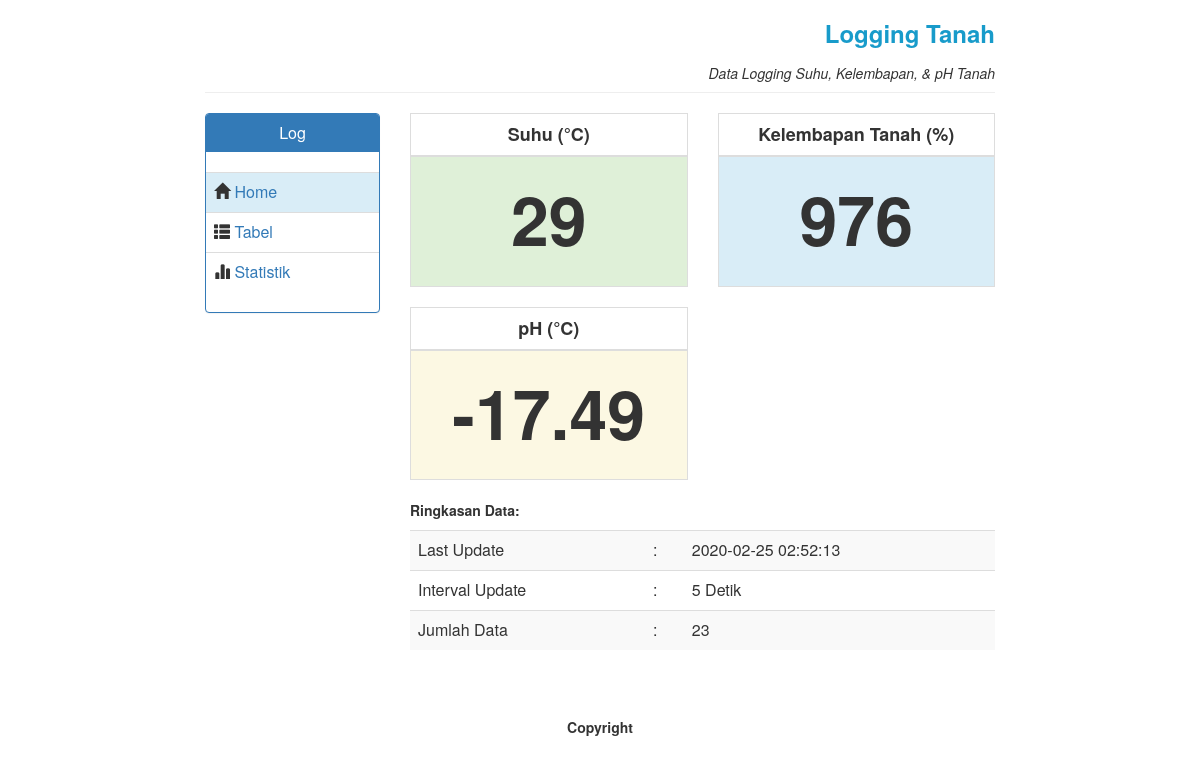
The page /simon-server/tanah/index.php on the database as committed earlier.
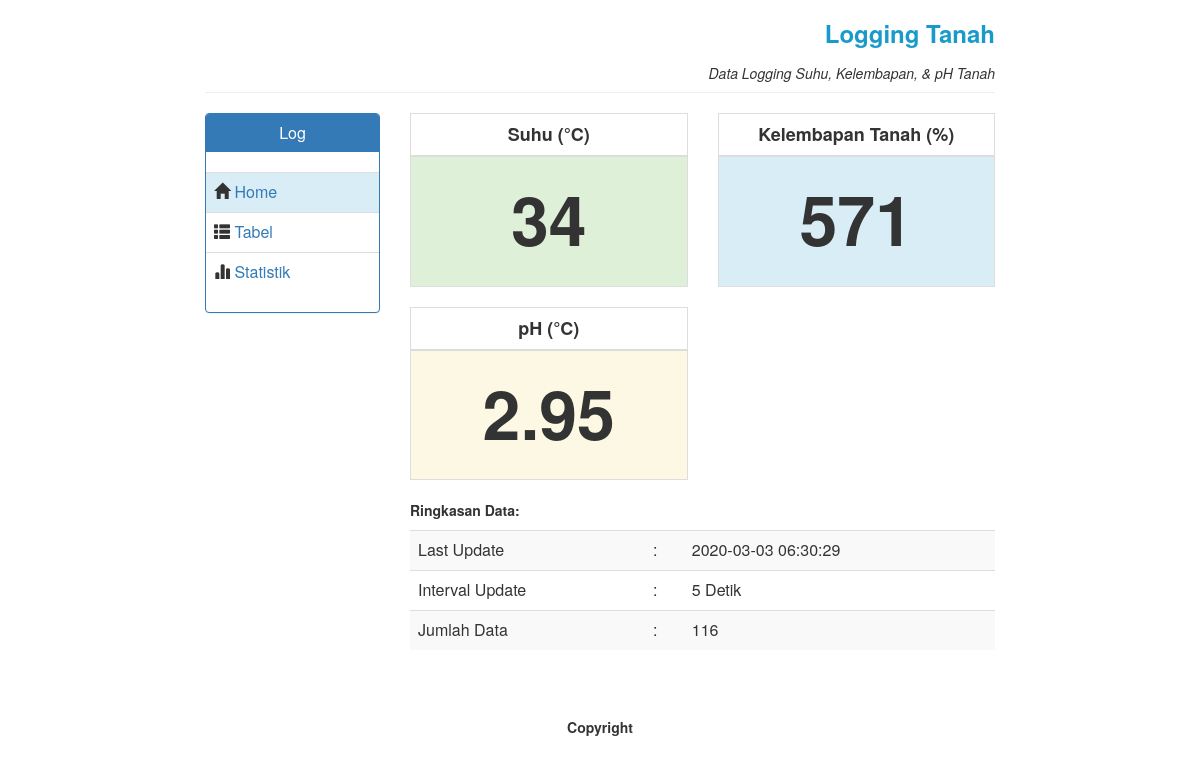
The same page on the database as committed later.
### tables this page shows
CREATE TABLE `tanah` (
  `id` bigint(20) NOT NULL,
  `suhu` float DEFAULT NULL,
  `kelembapan_tanah` float DEFAULT NULL,
  `kelembapan_udara` float DEFAULT NULL,
  `ph` float DEFAULT NULL,
  `waktu` timestamp NULL DEFAULT CURRENT_TIMESTAMP ON UPDATE CURRENT_TIMESTAMP
);

### simon-server/lib/tanah.php (called while the page is built, shortened)
<?php
include_once (__DIR__ . "/DB.php");
class Sensor{
    private $table_name='tanah';
    private $db = null;
    function __construct(){
        if ($this->db ==  null){
            $conn = new DB();
            $this->db = $conn->db;
        }
    }
    function getAll(){
        $kueri = "SELECT * FROM ".$this->table_name." ORDER BY waktu";
        $hasil = $this->db->query($kueri) or die ("Error ".$this->db->connect_error);
        $data = array();
        while ($row = $hasil->fetch_assoc()){
            $data[]=$row;
        }
        return array("data"=>$data);
    }
    function getAllFilter(){
        $kueri = "SELECT * FROM ".$this->table_name." ORDER BY waktu DESC LIMIT 1";
        $hasil = $this->db->query($kueri) or die ("Error ".$this->db->connect_error);
        $data = array();
        while ($row = $hasil->fetch_assoc()){
            $data[]=$row;
        }
        return array("data"=>$data);
    }
    function getnData(){
                $kueri = "SELECT COUNT(*) AS jumlah FROM ".$this->table_name."";
                $hasil = $this->db->query($kueri) or die ("Error ".$this->db->connect_error);
                $data = array();
                while ($row = $hasil->fetch_assoc()){
                    $data[]=$row;
                }
                return array("data"=>$data);
    }
}

### simon-server/lib/DB.php (called while the page is built, shortened)
<?php
class DB {
    private $host  = DB_HOST;
    private $user  = DB_USER;
    private $passwd = DB_PASSWORD;
    private $dbname    = DB_NAME;
    public $db = null;
    function __construct(){
        if ($this->db == null) {
            $conn = new mysqli($this->host,
            $this->user,
            $this->passwd,
            $this->dbname);
            if ($conn->connect_error){
                die ("Gagal melakukan koneksi
                ke MYSQL".$conn->connect_error);
            } else {
                $this->db = $conn;
            }
        }
    }
}

### simon-server/tanah/index.php (the view, shortened to what this page needs)
<?php
include_once(__DIR__."/../lib/tanah.php");
$sensor = new Sensor();
$getAll=$sensor->getAll();
$getFilter=$sensor->getAllFilter();
$resultFilter = isset($getFilter['data']) ? $getFilter['data'] : [];
$getWaktu=$sensor->getnData();
$resultWaktu = isset($getWaktu['data']) ? $getWaktu['data']: [];
?>
<html>
	<head>
		<link rel="stylesheet" href="./include/css/style.css">
		<link rel="stylesheet" href="./include/css/bootstrap.css">
	</head>
	<body>
	<?php include "master/header.php" ?>
		<br>
			<div class="row">
				<div class="col-md-2 col-md-offset-2">
					<div class="panel panel-primary">
  						<div class="panel-heading">
    					<h3 class="panel-title tengah">Log</h3>
  						</div>
  						<div class="panel-body" style="padding:0px;">
						  <?php include "master/side-menu.php" ?>
  					</div>
				</div>
			</div>
			<?php
				foreach($resultFilter as $result){
					$result['suhu'];
					$result['kelembapan_tanah'];
					$result['ph'];
					$result['waktu'];
				}
			?>
			<div class="col-md-3">
				<table class="table table-bordered">
					<thead>
						<td><center><p class="tebel" style="margin-top:0px; margin-bottom:0px; font-size:18px">Suhu (&degC)</p></center></td>
					</thead>
					<tr class="success">
					<td><center><p class="tebel gede" style="margin-top:5px"><?php echo "$result[suhu]";?></p></center></td>
					</tr>
				</table>
			</div>
			<div class="col-md-3">
				<table class="table table-bordered">
					<thead>
						<td><center><p class="tebel" style="margin-top:0px; margin-bottom:0px; font-size:18px">Kelembapan Tanah (%)</p></center></td>
					</thead>
					<tr class="info">
					<td><center><p class="tebel gede" style="margin-top:5px"><?php echo "$result[kelembapan_tanah]";?></p></center></td>
					</tr>
				</table>
			</div>
			<div class="col-md-3">
				<table class="table table-bordered">
					<thead>
						<td><center><p class="tebel" style="margin-top:0px; margin-bottom:0px; font-size:18px">pH (&degC)</p></center></td>
					</thead>
					<tr class="warning">
					<td><center><p class="tebel gede" style="margin-top:5px"><?php echo "$result[ph]";?></p></center></td>
					</tr>
				</table>
			</div>
		</div>
		<div class="row">
			<div class="col-md-6 col-md-offset-4">
				<p class="tebel">Ringkasan Data:</p>
					<table class="table table-striped table-hover">
						<tr>
							<td>Last Update</td>
							<td>:</td>
							<td><?php echo "$result[waktu]";?></td>
						</tr>
						<tr>
							<td>Interval Update</td>
							<td>:</td>
							<td>5 Detik</td>
						</tr>
						<tr>
							<td>Jumlah Data</td>
							<td>:</td>
							<td>
							<?php echo $resultWaktu[0]['jumlah'];?>
							</td>
						</tr>
					</table>
			</div>
		</div>
	</body>
	<?php include "master/footer.php" ?>
</html>

Rows that differ between the two databases and show on the page:
no longer on this page (row unchanged): tanah: suhu "29", kelembapan_tanah "976", ph "-17.49", waktu "2020-02-25 02:52:13"
added tanah: suhu "34", kelembapan_tanah "571", ph "2.95", waktu "2020-03-03 06:30:29"
Other text that changed with them:
$resultWaktu[0]['jumlah']: "23" → "116"
